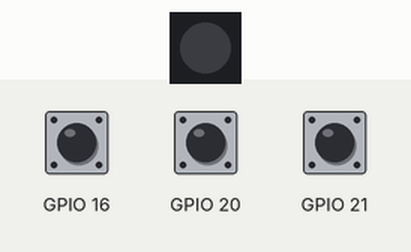
Recording of a program running on a simulated Raspberry Pi (BCM pin numbers). On the bench: 1 RGB LEDs in strip order, left to right. The test bench sets the inputs (shaded band); at power-on: GPIO 16 HIGH, GPIO 20 HIGH, GPIO 21 HIGH. Dim RGB values are drawn brighter than linear.

Above: at 1.2 s.
1.3 s: GPIO 16 pulled LOW for 0.15 s
At 2.2 s:
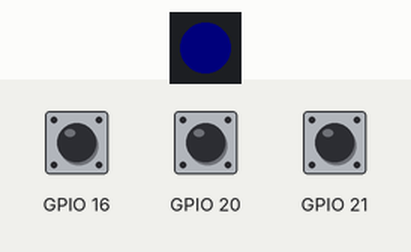
2.9 s: GPIO 20 pulled LOW for 0.15 s
At 3.4 s:
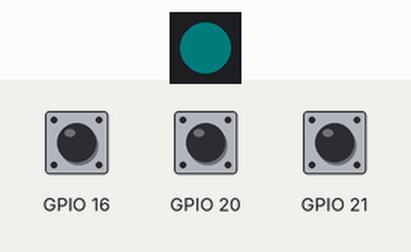
4.5 s: GPIO 21 pulled LOW for 0.15 s
At 5.8 s:
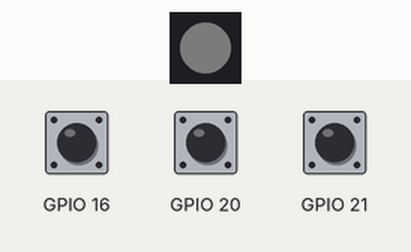
6.1 s: GPIO 16 pulled LOW for 1 s
At 8.3 s:
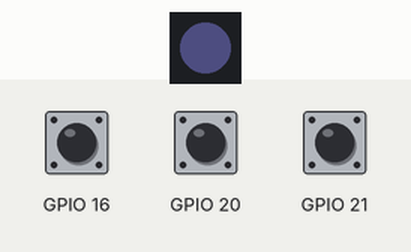
8.6 s: GPIO 20 pulled LOW for 1 s
At 10.2 s:
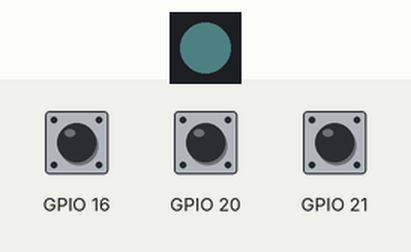
11.1 s: GPIO 21 pulled LOW for 1 s
At 13.3 s:
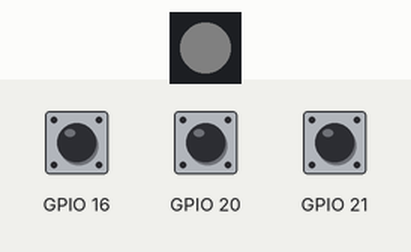
Timing chart, 0 to 14.6 s (numbered marks = the images above; inputs shaded):
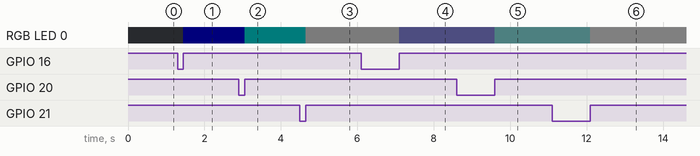

Measured:
- after the input at 1.3 s, RGB LED 0: off → RGB(0, 0, 3) after 0.15 s
- after the input at 2.9 s, RGB LED 0: RGB(0, 0, 3) → RGB(0, 3, 3) after 0.15 s
- after the input at 4.5 s, RGB LED 0: RGB(0, 3, 3) → RGB(3, 3, 3) after 0.15 s
- after the input at 6.1 s, RGB LED 0: RGB(3, 3, 3) → RGB(3, 3, 5) after 1.0 s
- after the input at 8.6 s, RGB LED 0: RGB(3, 3, 5) → RGB(3, 5, 5) after 1.0 s
- after the input at 11.1 s, RGB LED 0: RGB(3, 5, 5) → RGB(5, 5, 5) after 1.0 s

The program:

lesson14_rgb_led_virtual.py
```python
from gpiozero import RGBLED
from gpiozero import Button
from time import sleep
from enum import Enum
# from vpython import *

#####
# NOTE: VPython doesn't work on pi5...skipping lesson
#####

fps=1.0/60.0
led = RGBLED(red="BOARD37", green="BOARD35", blue="BOARD33")
red = Button("BOARD40", pull_up=True, bounce_time=0.1)
green = Button("BOARD38", pull_up=True, bounce_time=0.1)
blue = Button("BOARD36", pull_up=True, bounce_time=0.1)
redValue=0.99
greenValue=0.99
blueValue=0.99

# ledSphere = sphere(color=color.white, radius=1)

class Color(Enum):
    RED = 1
    GREEN = 2
    BLUE = 3

def brighten(colors, increment, minValue, maxValue):
    global led, redValue, greenValue, blueValue

    if Color.RED in colors:
        redValue *= increment
        if redValue > maxValue:
            redValue = minValue
        led.red = int(redValue) / maxValue
    if Color.GREEN in colors:
        greenValue *= increment
        if greenValue > maxValue:
            greenValue = minValue
        led.green = int(greenValue) / maxValue
    if Color.BLUE in colors:
        blueValue *= increment
        if blueValue > maxValue:
            blueValue = minValue
        led.blue = int(blueValue) / maxValue

try:
    led.red = 0.0
    led.green = 0.0
    led.blue = 0.0
    red.when_released = lambda: brighten({Color.RED}, 1.5849, 0.99, 100.0)
    green.when_released = lambda: brighten({Color.GREEN}, 1.5849, 0.99, 100.0)
    blue.when_released = lambda: brighten({Color.BLUE}, 1.5849, 0.99, 100.0)

    while True:
        sleep(fps)
except KeyboardInterrupt:
    print(' Interrupted')

led.close()
red.close()
green.close()
blue.close()
```
